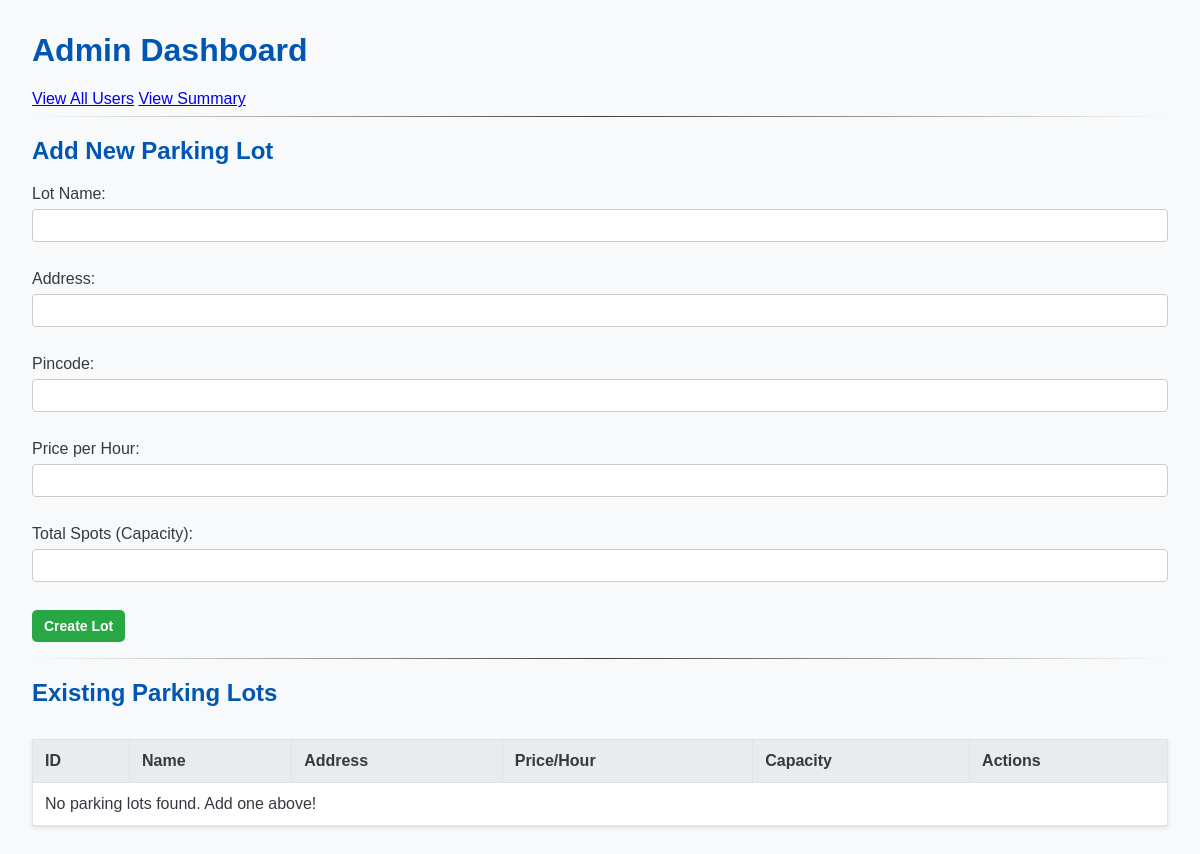
The app's page /admin/dashboard (signed in), older data.
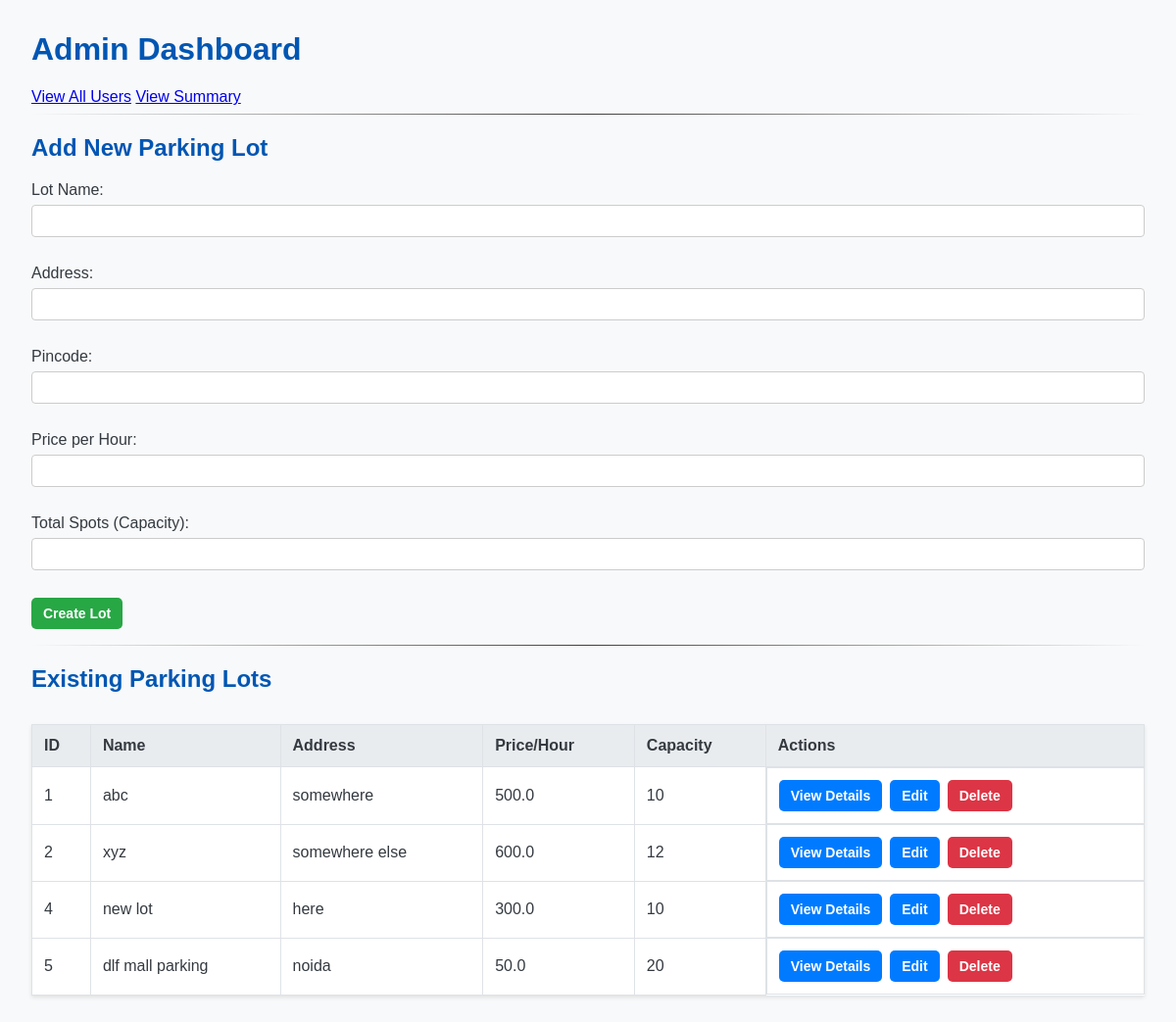
The same page, newer data.
### models/models.py (models this page shows)
class ParkingLot(db.Model):
    __tablename__ = 'parking_lots'
    id = db.Column(db.Integer, primary_key=True)
    name = db.Column(db.String(100), nullable=False)
    address = db.Column(db.String(200), nullable=False)
    pincode = db.Column(db.String(10), nullable=False)
    price_per_hour = db.Column(db.Float, nullable=False)
    capacity = db.Column(db.Integer, nullable=False)
    spots = db.relationship('ParkingSpot', backref='parking_lot', lazy=True, cascade="all, delete-orphan")

### app.py (the view, shortened to what this page needs)
@app.route('/admin/dashboard', methods=['GET', 'POST'])
def admin_dashboard():
    if not session.get('is_admin'):
        flash("You must be an admin to access this page.", "error")
        return redirect(url_for('login'))
    all_lots = ParkingLot.query.all()
    return render_template('admin_dashboard.html', lots=all_lots)

### templates/admin_dashboard.html (shortened to what this page needs)
<!DOCTYPE html>
<html lang="en">
<head>
    <link rel="stylesheet" href="{{ url_for('static', filename='css/styles.css') }}">
</head>
<body>
    <h1>Admin Dashboard</h1>
    <a href="{{ url_for('view_users') }}">View All Users</a>
    <a href="{{ url_for('admin_charts') }}">View Summary</a>
    <hr>
    <h2>Add New Parking Lot</h2>
    <form method="POST">
        <p><label>Lot Name: <input type="text" name="name" required></label></p>
        <p><label>Address: <input type="text" name="address" required></label></p>
        <p><label>Pincode: <input type="text" name="pincode" required></label></p>
        <p><label>Price per Hour: <input type="number" name="price_per_hour" step="0.01" required></label></p>
        <p><label>Total Spots (Capacity): <input type="number" name="capacity" required></label></p>
        <p><button type="submit" class="btn btn-success">Create Lot</button></p>
    </form>
    <hr>
    <h2>Existing Parking Lots</h2>
    <table>
        <thead>
            <tr>
                <th>ID</th>
                <th>Name</th>
                <th>Address</th>
                <th>Price/Hour</th>
                <th>Capacity</th>
                <th>Actions</th>
            </tr>
        </thead>
        <tbody>
            {% for lot in lots %}
            <tr>
                <td>{{ lot.id }}</td>
                <td>{{ lot.name }}</td>
                <td>{{ lot.address }}</td>
                <td>{{ lot.price_per_hour }}</td>
                <td>{{ lot.capacity }}</td>
                <td class="actions">
                    <a href="{{ url_for('view_lot_details', lot_id=lot.id) }}" class="btn btn-primary">View Details</a>
                    <a href="{{ url_for('edit_lot', lot_id=lot.id) }}" class="btn btn-primary">Edit</a>
                    <form action="{{ url_for('delete_lot', lot_id=lot.id) }}" method="POST" >
                        <button type="submit" class="btn btn-danger" onclick="return confirm('Are you sure you want to delete this lot?');">Delete</button>
                    </form>
                </td>
            </tr>
            {% else %}
            <tr>
                <td colspan="6">No parking lots found. Add one above!</td>
            </tr>
            {% endfor %}
        </tbody>
    </table>
</body>
</html>

### static/css/styles.css (style rules this page uses)
body { font-family: sans-serif; margin: 2em; background-color: #f8f9fa; color: #343a40; }
h1, h2 { color: #0056b3; }
hr { border: 0; height: 1px; background-image: linear-gradient(to right, rgba(0, 0, 0, 0), rgba(0, 0, 0, 0.75), rgba(0, 0, 0, 0)); }
table { width: 100%; border-collapse: collapse; margin-top: 2em; background-color: white; box-shadow: 0 2px 4px rgba(0,0,0,0.1); }
th, td { border: 1px solid #dee2e6; padding: 12px; text-align: left; }
th { background-color: #e9ecef; }
input[type="text"], input[type="number"], input[type="email"], input[type="password"] { width: 100%; padding: 8px; margin: 6px 0 12px 0; display: inline-block; border: 1px solid #ccc; border-radius: 4px; box-sizing: border-box; }
.btn { padding: 8px 12px; border-radius: 5px; border: none; cursor: pointer; font-weight: bold; color: white; text-decoration: none; font-size: 14px; display: inline-block; }
.btn-primary { background-color: #007bff; }
.btn-danger { background-color: #dc3545; }
.btn-success { background-color: #28a745; }
.actions { white-space: nowrap; display: flex; align-items: center; gap: 8px; }

Row changes from the older to the newer data that the page shows:
added ParkingLot: id "1", name "abc", address "somewhere", price_per_hour "500.0", capacity "10"
added ParkingLot: id "2", name "xyz", address "somewhere else", price_per_hour "600.0", capacity "12"
added ParkingLot: id "4", name "new lot", address "here", price_per_hour "300.0", capacity "10"
added ParkingLot: id "5", name "dlf mall parking", address "noida", price_per_hour "50.0", capacity "20"
Text that changed along with them:
text no longer shown: "No parking lots found. Add one above!"
